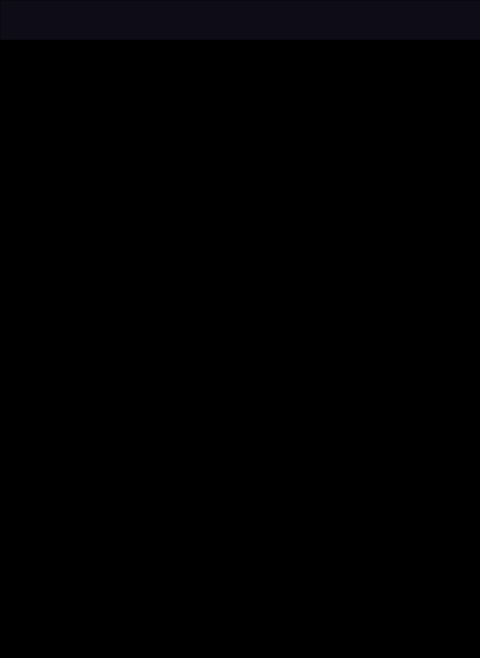
<?xml version="1.0" encoding="UTF-8"?>
<ui version="4.0">
 <class>Main</class>
 <widget class="QWidget" name="Main">
  <property name="geometry">
   <rect>
    <x>0</x>
    <y>0</y>
    <width>480</width>
    <height>658</height>
   </rect>
  </property>
  <property name="maximumSize">
   <size>
    <width>480</width>
    <height>660</height>
   </size>
  </property>
  <property name="windowTitle">
   <string>Form</string>
  </property>
  <property name="styleSheet">
   <string notr="true">QPushButton#SignIn:pressed{	
	background-color: white;}</string>
  </property>
  <widget class="QFrame" name="frame">
   <property name="geometry">
    <rect>
     <x>0</x>
     <y>0</y>
     <width>660</width>
     <height>40</height>
    </rect>
   </property>
   <property name="styleSheet">
    <string notr="true">background-color: rgb(13,12,23);</string>
   </property>
   <property name="frameShape">
    <enum>QFrame::StyledPanel</enum>
   </property>
   <property name="frameShadow">
    <enum>QFrame::Raised</enum>
   </property>
   <widget class="QPushButton" name="Exit">
    <property name="geometry">
     <rect>
      <x>440</x>
      <y>10</y>
      <width>20</width>
      <height>20</height>
     </rect>
    </property>
    <property name="styleSheet">
     <string notr="true">border-radius: 0 px;</string>
    </property>
    <property name="text">
     <string/>
    </property>
    <property name="icon">
     <iconset>
      <normaloff>icons/x.svg</normaloff>icons/x.svg</iconset>
    </property>
   </widget>
   <widget class="QPushButton" name="minimize">
    <property name="geometry">
     <rect>
      <x>400</x>
      <y>10</y>
      <width>20</width>
      <height>20</height>
     </rect>
    </property>
    <property name="styleSheet">
     <string notr="true">border-radius: 0 px;</string>
    </property>
    <property name="text">
     <string/>
    </property>
    <property name="icon">
     <iconset>
      <normaloff>icons/arrow-down-left.svg</normaloff>icons/arrow-down-left.svg</iconset>
    </property>
   </widget>
   <widget class="QPushButton" name="DayNight">
    <property name="geometry">
     <rect>
      <x>360</x>
      <y>10</y>
      <width>20</width>
      <height>20</height>
     </rect>
    </property>
    <property name="styleSheet">
     <string notr="true">border-radius: 0 px;</string>
    </property>
    <property name="text">
     <string/>
    </property>
   </widget>
  </widget>
  <widget class="QWidget" name="Body" native="true">
   <property name="geometry">
    <rect>
     <x>0</x>
     <y>40</y>
     <width>480</width>
     <height>620</height>
    </rect>
   </property>
   <property name="styleSheet">
    <string notr="true">background-color: black;</string>
   </property>
   <widget class="QLabel" name="label">
    <property name="geometry">
     <rect>
      <x>166</x>
      <y>-10</y>
      <width>150</width>
      <height>160</height>
     </rect>
    </property>
    <property name="text">
     <string/>
    </property>
    <property name="pixmap">
     <pixmap>icons/logo2.png</pixmap>
    </property>
   </widget>
  </widget>
 </widget>
 <resources/>
 <connections>
  <connection>
   <sender>Exit</sender>
   <signal>clicked()</signal>
   <receiver>Main</receiver>
   <slot>close()</slot>
   <hints>
    <hint type="sourcelabel">
     <x>446</x>
     <y>18</y>
    </hint>
    <hint type="destinationlabel">
     <x>239</x>
     <y>329</y>
    </hint>
   </hints>
  </connection>
  <connection>
   <sender>minimize</sender>
   <signal>clicked()</signal>
   <receiver>Main</receiver>
   <slot>showMinimized()</slot>
   <hints>
    <hint type="sourcelabel">
     <x>411</x>
     <y>22</y>
    </hint>
    <hint type="destinationlabel">
     <x>239</x>
     <y>329</y>
    </hint>
   </hints>
  </connection>
 </connections>
</ui>
